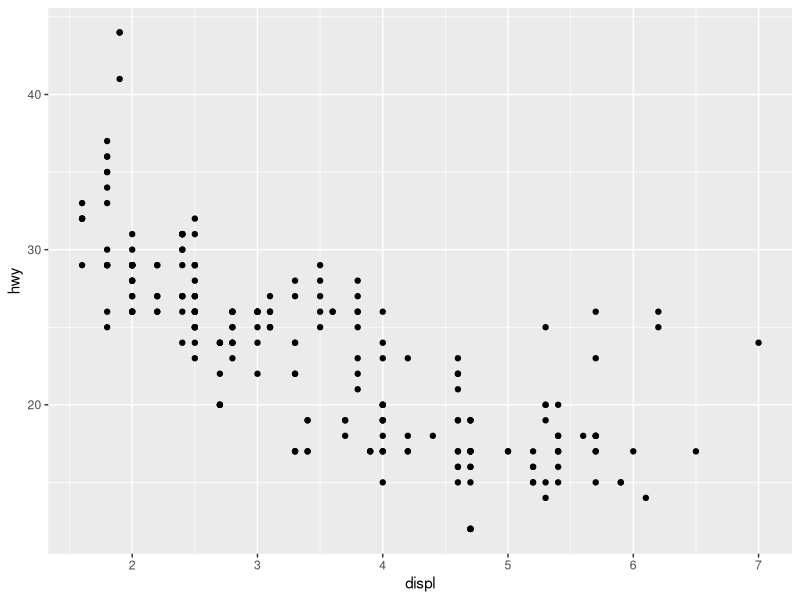
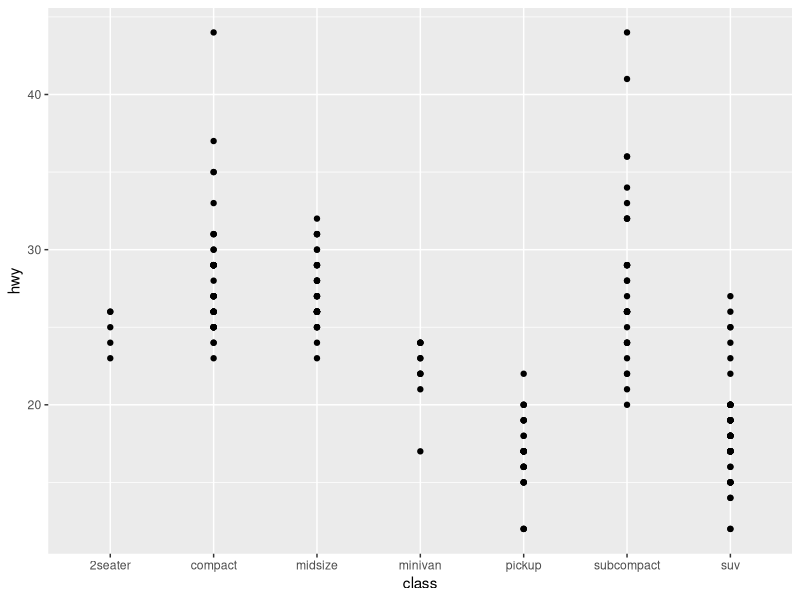
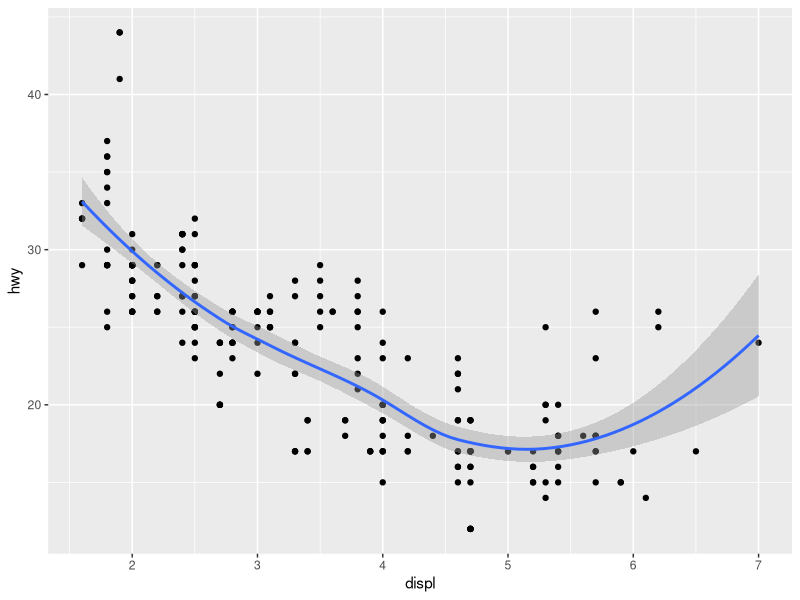
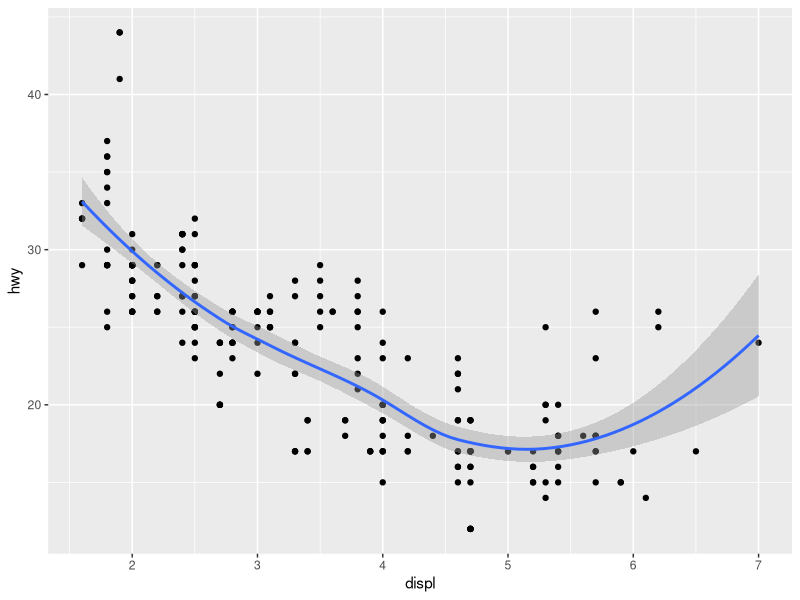

The R script that drew these images, in order: (Note: this script raises an error after producing the figures.)
## ---- chunk 1
library(tidyverse)
## ---- chunk 2
mpg
## ---- chunk 3

## ---- chunk 4
mpg %>% 
  ggplot() +
  geom_point(mapping = aes(x = displ, y = hwy))
## ---- chunk 5
mpg %>% 
  ggplot() + 
  geom_point(aes(class, hwy))
## ---- chunk 6

## ---- chunk 7

## ---- chunk 8

## ---- chunk 9
mpg %>% 
  ggplot() + 
  geom_point(aes(displ, hwy)) +
  geom_smooth(aes(displ, hwy))
## ---- chunk 10
ggsave()
# or right-click the image
